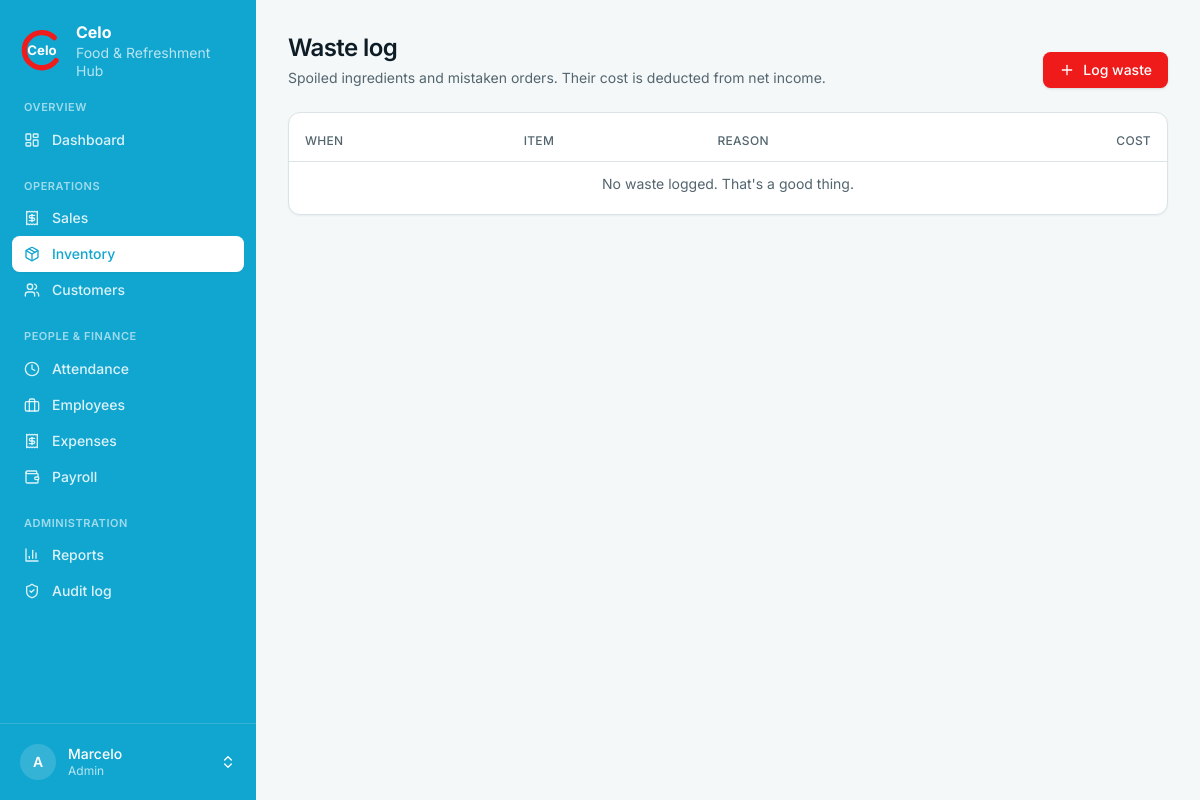
The app's page /inventory/waste/ (signed in) with its own data.
### accounts/models.py (models this page shows)
class User(AbstractUser):
    class Role(models.TextChoices):
        ADMIN = "admin", "Admin"
        STAFF = "staff", "Staff"
    role = models.CharField(max_length=10, choices=Role.choices, default=Role.STAFF)
    @property
    def is_celo_admin(self):
        return self.is_superuser or self.role == self.Role.ADMIN

### inventory/views.py (the view)
# urls.py: path("waste/", views.waste_list, name="waste"),
@login_required
def waste_list(request):
    return render(request, "inventory/waste_list.html", {"records": WasteRecord.objects.select_related("product")[:100]})

### templates/inventory/waste_list.html (shortened to what this page needs)
{% extends "base.html" %}{% load humanize %}
{% block page_title %}Waste log{% endblock %}
{% block page_desc %}Spoiled ingredients and mistaken orders. Their cost is deducted from net income.{% endblock %}
{% block actions %}<a class="btn btn-primary" href="{% url 'inventory:waste_new' %}">{% include "partials/icon.html" with name="plus" %}Log waste</a>{% endblock %}
{% block content %}
<section class="card"><div class="table-wrap py-2"><table>
  <thead><tr><th>When</th><th>Item</th><th>Reason</th><th class="num">Cost</th></tr></thead>
  <tbody>
  {% for r in records %}
    <tr>
      <td class="whitespace-nowrap text-muted-foreground">{{ r.recorded_at|date:"M d, g:i A" }}</td>
      <td><div class="font-medium">{{ r.product.name }}</div><div class="text-xs text-muted-foreground">{{ r.quantity|floatformat:"-2" }} {{ r.product.unit }}{% if r.note %} · {{ r.note }}{% endif %}</div></td>
      <td><span class="badge {% if r.reason == 'spoiled' %}badge-amber{% else %}badge-muted{% endif %}">{{ r.get_reason_display }}</span></td>
      <td class="num font-medium">₱{{ r.cost|floatformat:"-2"|intcomma }}</td>
    </tr>
  {% empty %}<tr><td colspan="4" class="py-10 text-center text-muted-foreground">No waste logged. That's a good thing.</td></tr>{% endfor %}
  </tbody>
</table></div></section>
{% endblock %}

### templates/base.html (shortened to what this page needs)
{% load celo_ui %}<!doctype html>
<html lang="en" class="h-full">
<head>
  {% include "partials/tailwind.html" %}
</head>
<body class="min-h-full bg-background font-sans text-foreground antialiased">
<div class="min-h-screen {% if user.is_authenticated %}md:grid md:grid-cols-[16rem_minmax(0,1fr)]{% endif %}">
{% if user.is_authenticated %}
  {% nav_items as groups %}
  <aside id="sidebar" class="fixed inset-y-0 left-0 z-40 flex w-64 -translate-x-full flex-col bg-brand-dark text-white transition-transform duration-200 md:sticky md:top-0 md:h-screen md:translate-x-0 print:hidden">
    <a href="{% url 'dashboard:home' %}" class="flex items-center gap-3 px-5 py-5" aria-label="Celo home">
      <svg viewBox="0 0 100 100" class="h-11 w-11 shrink-0" role="img" aria-label="Celo logo">
        <text x="50" y="62" text-anchor="middle" font-size="30" font-weight="700" fill="#fff" font-family="Inter, system-ui, sans-serif">Celo</text>
      </svg>
      <span class="text-sm leading-tight"><strong class="block text-base">Celo</strong><span class="text-white/70">Food &amp; Refreshment Hub</span></span>
    </a>
    <nav class="flex-1 space-y-5 overflow-y-auto px-3 pb-4" aria-label="Main">
      {% for g in groups %}
        <div>
          <p class="px-3 pb-1.5 text-[11px] font-semibold uppercase tracking-wider text-white/60">{{ g.label }}</p>
          {% for i in g.items %}
            <a href="{{ i.href }}" {% if i.active %}aria-current="page"{% endif %}
               class="flex items-center gap-3 rounded-md px-3 py-2 text-sm font-medium transition-colors {% if i.active %}bg-white text-brand-dark shadow-sm{% else %}text-white/85 hover:bg-white/10 hover:text-white{% endif %}">
              {% include "partials/icon.html" with name=i.icon %}{{ i.label }}
            </a>
          {% endfor %}
        </div>
      {% endfor %}
    </nav>
    <div class="relative border-t border-white/15 p-3">
      <button type="button" id="profile-btn" aria-haspopup="menu" aria-expanded="false" aria-controls="profile-menu"
              class="flex w-full items-center gap-3 rounded-md px-2 py-2 text-left transition-colors hover:bg-white/10 {% if request.resolver_match.app_name == 'accounts' %}bg-white/10{% endif %}">
        <span class="grid h-9 w-9 shrink-0 place-items-center rounded-full bg-white/15 text-sm font-semibold">{{ user.username|slice:":1"|upper }}</span>
        <span class="min-w-0 flex-1 text-sm leading-tight"><span class="block truncate font-medium">{{ user.get_full_name|default:user.username }}</span><span class="block text-xs text-white/70">{{ user.get_role_display }}</span></span>
      </button>
    </div>
  </aside>
{% endif %}
  <div class="min-w-0">
    <main class="mx-auto w-full max-w-6xl p-4 sm:p-6 lg:p-8">
      {% block header %}
        <div class="mb-6 flex flex-wrap items-end justify-between gap-3 print:hidden">
          <div>
            <h1 class="text-2xl font-semibold tracking-tight">{% block page_title %}{% endblock %}</h1>
            <p class="mt-1 text-sm text-muted-foreground">{% block page_desc %}{% endblock %}</p>
          </div>
          <div class="flex flex-wrap items-center gap-2">{% block actions %}{% endblock %}</div>
        </div>
      {% endblock %}
      {% block content %}{% endblock %}
    </main>
  </div>
</div>
</body>
</html>

### records on screen
User: username "A", get_full_name "Marcelo", role "Admin"

### other values on screen
{{ g.label }} "OVERVIEW" "OPERATIONS" "PEOPLE & FINANCE" "ADMINISTRATION"
{{ i.label }} "Dashboard" "Sales" "Inventory" "Customers" "Attendance" "Employees" "Expenses" "Payroll" "Reports" "Audit log"
